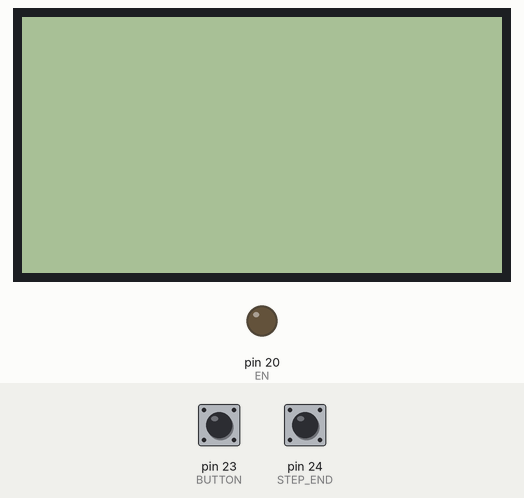
A sketch run on a simulated Arduino Mega 2560, built with avr-gcc and run on an emulated ATmega2560. Shown: 240×128 one-colour display, output pins drawn as LEDs (lit = HIGH). Inputs (shaded band) come from the test bench; at power-on: pin 24 (STEP_END) HIGH, pin 23 (BUTTON) HIGH. Pins used as bus, display or sensor lines are not drawn.

Above: at 1.0 s.
1.1 s: pin 24 (STEP_END) pulled LOW for 0.15 s
2.7 s: pin 23 (BUTTON) pulled LOW for 0.15 s
At 14.3 s:
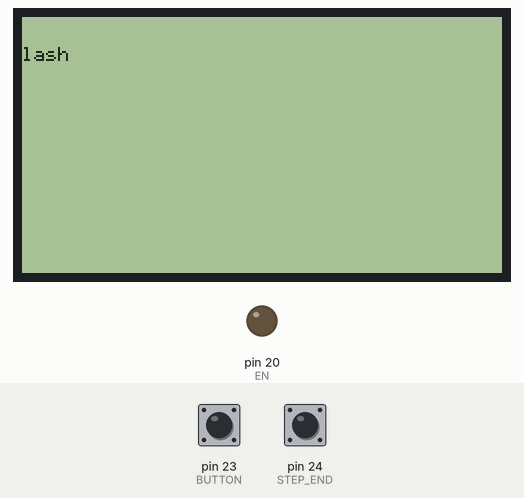
At 22.2 s:
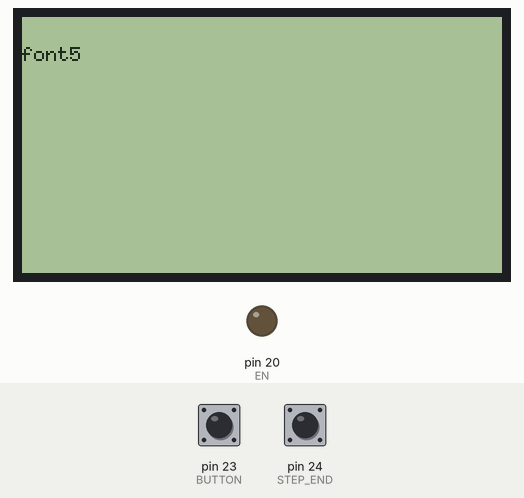
Timing chart, 0 to 23.7 s (numbered marks = the images above; inputs shaded):
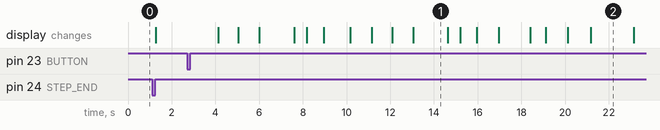

The sketch:

LCDStepper.ino
```cpp
/*

  ________________________________________________________________
   T6963c LCD PIN   |    LCD PIN NAME  |     MEGA 2560            |
  ________________________________________________________________|
          1         |          FG      |       GND                |
          2         |         GND      |       GND                |
          3         |         VDD      |       +5V                |
          4         |          VO      |  10K 가변저항 가운데 다리  |
          5         |          WR      |        17                |
          6         |          RD      |        18                |
          7         |       CE/CS      |        14                |
          8         |         C/D      |        15                |
          9번은 사용 X                  |
          10        |         RST      |        16                |
         11         |         DB0      |         8                |
         12         |         DB1      |         9                |
         13         |         DB2      |        10                |
         14         |         DB3      |        11                |
         15         |         DB4      |         4                |
         16         |         DB5      |         5                |
         17         |         DB6      |         6                |
         18         |         DB7      |         7                |
         19         |          FS      |       GND                |
         20         |         VEE      |   10K 가변저항 왼쪽 다리 |
         21         |       LED A      |        +5V               |
         22                 LED K               GND               |
  ________________________________________________________________|

  가변저항의 오른쪽 다리에는 GND 연결.
*/
#include "U8glib.h"
U8GLIB_T6963_240X128 u8g(8,  9, 10, 11,  4,  5,  6,  7,    14,         15,    17,    18,      16);

#define BUTTON 23 //시작버튼핀 시작버튼핀과 엔드스위치 모두 다른 다리는 GND에 연결.

#define EN 20 //스텝모터 활성화핀
#define STEP_DIR 21 //스텝모터 방향핀
#define STEP_STP 22 //스텝모터 스텝핀

#define STEP_END 24//스텝모터 엔드스위치

#define CYCLE 3000// 한번 스텝모터 작동 후 다음 작동까지의 주기 (미리초)
#define STEPS 100 // 한번 작동 당 스텝 수


//한바퀴당 200스

unsigned long begin =0;
unsigned long lastRun =0;
int time = 180;
bool running = false;

bool curDir = false;
int speed = 4; //스텝모터 속도, 값이 커질수록 속도 느려짐. 4가 가장 빠른값.

void step(boolean dir, int steps)
{
  digitalWrite(STEP_DIR, dir);
  delay(100);
  for (int i = 0; i< steps; i++)
  {
    digitalWrite(STEP_STP, HIGH);
    delayMicroseconds(500);
    digitalWrite(STEP_STP, LOW);
    delay(speed); // 안의 숫자를 늘리면 속도 감소
  }
}

void draw(void) {
  u8g.setFont(u8g_font_6x10);
  String text = time / 60 + ":" + time%60;
  char ch[10]={0};
  text.toCharArray(ch,text.length()+1);
  u8g.drawStr( 0, 22,ch); //앞의 두 인수 : x,y 좌표 수정바람.
}

void StepperInit() {
  while(true) {
    if (digitalRead(STEP_END) == LOW) { // 엔드 스위치를 만났는지 체크
      step(LOW,1);
      break; // 엔드 스위치를 만나면 역방향으로 한번 움직이고 이동 중지
    }
    step(HIGH,1); //엔드 스위치 방향을 바꾸려면 73,76 번쨰 줄의 LOW,HIGH 서로 바꾸기
  }
}

void setup() {
  pinMode(BUTTON,INPUT_PULLUP);
  pinMode(STEP_END,INPUT_PULLUP);
  pinMode(STEP_DIR, OUTPUT);
  pinMode(STEP_STP,OUTPUT);
  pinMode(EN, OUTPUT);
  digitalWrite(EN,LOW);
  StepperInit();
}
void loop() {
  // put your main code here, to run repeatedly:

  if(digitalRead(BUTTON)==LOW) {
    if(running == false) {
      begin = millis();
      running = true;
    }
  }
  if(running) {
    time = 180 - (millis() - begin) / 1000;
    if(time < 0) {
      time =180;
      running = false;
      lastRun = 0;
    }
    else {
      if((millis() - lastRun) > CYCLE) {
        step(curDir,STEPS);
        curDir = !curDir;
        lastRun = millis();
      }
    }
  }

  u8g.firstPage();
  do {
    draw();
  } while( u8g.nextPage() );

  // rebuild the picture after some delay
  delay(100);
}
```

Measured:
- after the input at 2.7 s, the display: first changes after 1.4 s (image 1 shows a later state)
- what the display in image 1 shows lasts 1.5 s, from 13.1 s to 14.6 s
